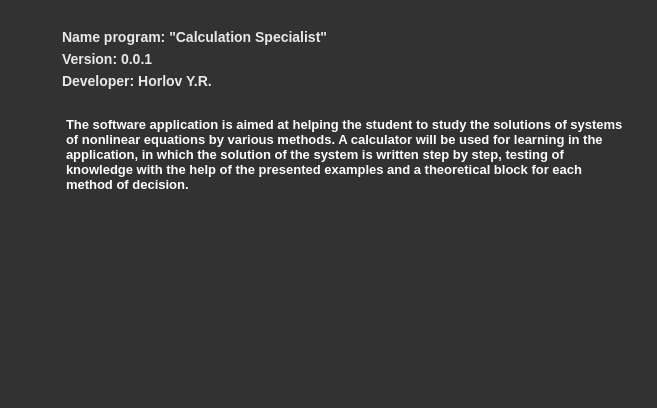
<?xml version="1.0" encoding="UTF-8"?>
<ui version="4.0">
 <class>AboutProgram</class>
 <widget class="QDialog" name="AboutProgram">
  <property name="geometry">
   <rect>
    <x>0</x>
    <y>0</y>
    <width>657</width>
    <height>408</height>
   </rect>
  </property>
  <property name="windowTitle">
   <string>About program window</string>
  </property>
  <property name="styleSheet">
   <string notr="true">#AboutProgram{
background-color: rgb(50, 50, 50);
}

QLabel{
text-align: center;
font-family: &quot;Georgia&quot;;
font-weight: bold;
font-size: 14px;
color: rgb(232, 232, 232);
}

QTextBrowser{
border:none;
background-color: rgb(50, 50, 50);
color: white;
}</string>
  </property>
  <layout class="QHBoxLayout" name="horizontalLayout">
   <item>
    <widget class="QWidget" name="widget" native="true">
     <layout class="QHBoxLayout" name="horizontalLayout_2">
      <item>
       <widget class="QLabel" name="image">
        <property name="text">
         <string/>
        </property>
        <property name="pixmap">
         <pixmap resource="Icons.qrc">:/Icons/Icons/PodPivasPNG.jpg</pixmap>
        </property>
        <property name="scaledContents">
         <bool>true</bool>
        </property>
       </widget>
      </item>
     </layout>
    </widget>
   </item>
   <item>
    <widget class="QWidget" name="widget_2" native="true">
     <layout class="QVBoxLayout" name="verticalLayout">
      <item>
       <widget class="QWidget" name="widget_3" native="true">
        <layout class="QVBoxLayout" name="verticalLayout_2">
         <item>
          <widget class="QLabel" name="label">
           <property name="text">
            <string>Name program: &quot;Calculation Specialist&quot;</string>
           </property>
          </widget>
         </item>
         <item>
          <widget class="QLabel" name="label_2">
           <property name="text">
            <string>Version: 0.0.1</string>
           </property>
          </widget>
         </item>
         <item>
          <widget class="QLabel" name="label_3">
           <property name="text">
            <string>Developer: Horlov Y.R.</string>
           </property>
          </widget>
         </item>
        </layout>
       </widget>
      </item>
      <item>
       <widget class="QWidget" name="widget_4" native="true">
        <layout class="QVBoxLayout" name="verticalLayout_3">
         <item>
          <widget class="QTextBrowser" name="textBrowser">
           <property name="html">
            <string>&lt;!DOCTYPE HTML PUBLIC &quot;-//W3C//DTD HTML 4.0//EN&quot; &quot;http://www.w3.org/TR/REC-html40/strict.dtd&quot;&gt;
&lt;html&gt;&lt;head&gt;&lt;meta name=&quot;qrichtext&quot; content=&quot;1&quot; /&gt;&lt;meta charset=&quot;utf-8&quot; /&gt;&lt;style type=&quot;text/css&quot;&gt;
p, li { white-space: pre-wrap; }
&lt;/style&gt;&lt;/head&gt;&lt;body style=&quot; font-family:'Segoe UI'; font-size:9pt; font-weight:400; font-style:normal;&quot;&gt;
&lt;p style=&quot; margin-top:0px; margin-bottom:0px; margin-left:0px; margin-right:0px; -qt-block-indent:0; text-indent:0px;&quot;&gt;&lt;span style=&quot; font-family:'Georgia'; font-size:10pt; font-weight:700;&quot;&gt;The software application is aimed at helping the student to study the solutions of systems of nonlinear equations by various methods. A calculator will be used for learning in the application, in which the solution of the system is written step by step, testing of knowledge with the help of the presented examples and a theoretical block for each method of decision.&lt;/span&gt;&lt;/p&gt;&lt;/body&gt;&lt;/html&gt;</string>
           </property>
          </widget>
         </item>
        </layout>
       </widget>
      </item>
     </layout>
    </widget>
   </item>
  </layout>
 </widget>
 <resources>
  <include location="Icons.qrc"/>
 </resources>
 <connections/>
</ui>
